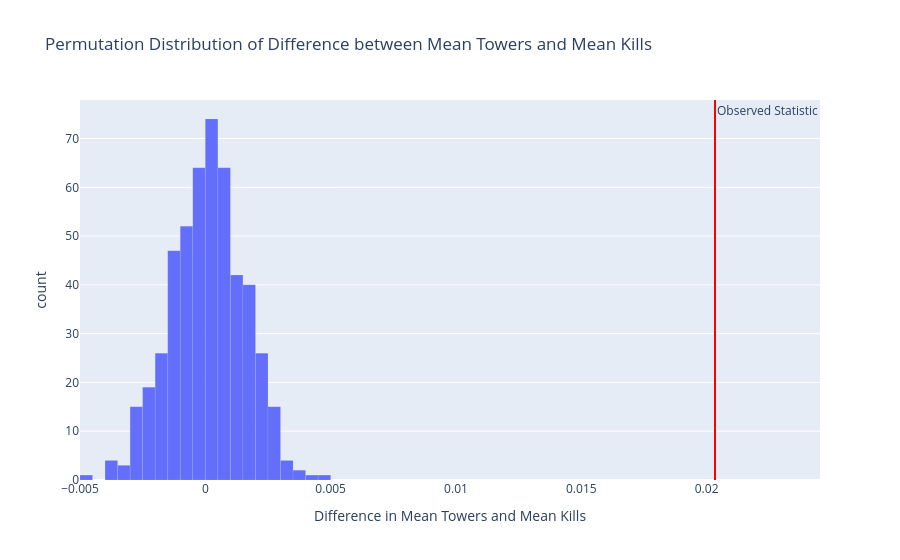

Source (notebook cell):
### Code cell
fig = px.histogram(
    x=diffs,
    nbins=30,
    title='Permutation Distribution of Difference between Mean Towers and Mean Kills',
    labels={'x': 'Difference in Mean Towers and Mean Kills'}
)

fig.add_vline(
    x=observed,
    line_color='red',
    annotation_text='Observed Statistic'
)

fig.update_traces(
    marker_line_color='white',
    marker_line_width=0.1
)

fig.show()

### Figure 1 — Plotly figure (JSON) as saved in the notebook; plotly's stock layout.template omitted (floating-point values rounded to 4 significant figures; data arrays with more than 128 entries replaced by an {"elided": "..."} marker saying what was removed)
{"data": [{"alignmentgroup": "True", "bingroup": "x", "hovertemplate": "Difference in Mean Towers and Mean Kills=%{x}<br>count=%{y}<extra></extra>", "legendgroup": "", "marker": {"color": "#636efa", "line": {"color": "white", "width": 0.1}, "pattern": {"shape": ""}}, "name": "", "nbinsx": 30, "offsetgroup": "", "orientation": "v", "showlegend": false, "type": "histogram", "x": {"elided": "500 float values"}, "xaxis": "x", "yaxis": "y"}], "layout": {"annotations": [{"showarrow": false, "text": "Observed Statistic", "x": 0.02033, "xanchor": "left", "xref": "x", "y": 1, "yanchor": "top", "yref": "y domain"}], "barmode": "relative", "legend": {"tracegroupgap": 0}, "shapes": [{"line": {"color": "red"}, "type": "line", "x0": 0.02033, "x1": 0.02033, "xref": "x", "y0": 0, "y1": 1, "yref": "y domain"}], "title": {"text": "Permutation Distribution of Difference between Mean Towers and Mean Kills"}, "xaxis": {"anchor": "y", "domain": [0, 1], "title": {"text": "Difference in Mean Towers and Mean Kills"}}, "yaxis": {"anchor": "x", "domain": [0, 1], "title": {"text": "count"}}}}
